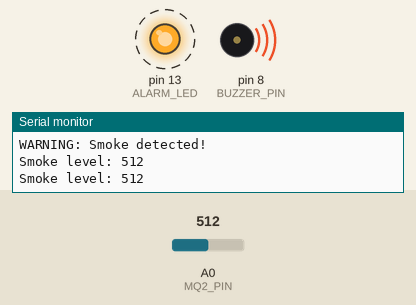
This sketch was run on a simulated Arduino Uno, built with avr-gcc and run on an emulated ATmega328P. On the bench: output pins drawn as LEDs (lit = HIGH), buzzer (waves = sounding, pin HIGH), the last lines printed to the serial monitor. Dashed ring = blinking. The test bench sets the inputs (shaded band); at power-on: A0 (MQ2_PIN) = 512.

Above: at 1.4 s.
1.5 s: A0 (MQ2_PIN) set to 362
4.7 s: A0 (MQ2_PIN) set to 335
At 5.8 s:
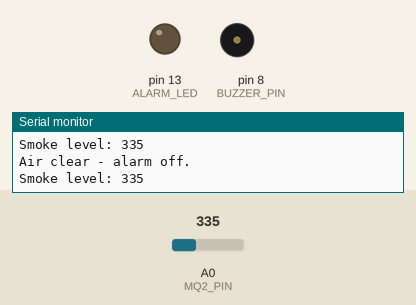
6.3 s: A0 (MQ2_PIN) set to 392
7.8 s: A0 (MQ2_PIN) set to 409
At 7.98 s:
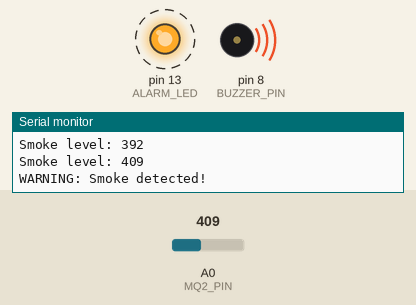
11.0 s: A0 (MQ2_PIN) set to 340
At 12.0 s:
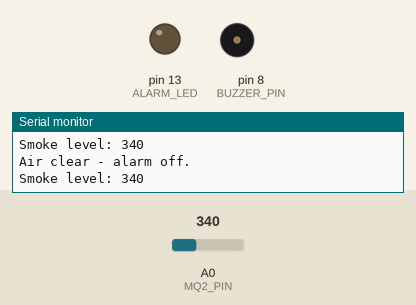
Timing chart, 0 to 13.6 s (numbered marks = the images above; inputs shaded):
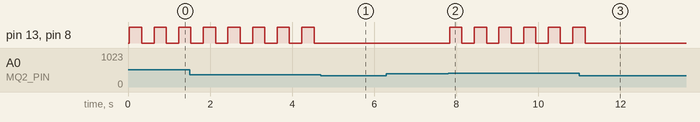

Measured:
- the behaviour switches between 350 and 349 on A0 (MQ2_PIN) (found by bisection; images 0 and 1)
- the behaviour switches between 400 and 401 on A0 (MQ2_PIN) (found by bisection; images 1 and 2)
- after the input at 4.7 s, pin 13 (ALARM_LED), pin 8 (BUZZER_PIN): stops changing and stays LOW
- after the input at 7.8 s, pin 13 (ALARM_LED), pin 8 (BUZZER_PIN): alternates HIGH for 0.30 s and LOW for 0.30 s, starting at once
- after the input at 11.0 s, pin 13 (ALARM_LED), pin 8 (BUZZER_PIN): goes on until 11.1 s, then stays LOW
- by itself, pin 13 (ALARM_LED), pin 8 (BUZZER_PIN): alternates HIGH for 0.30 s and LOW for 0.30 s

The sketch:

smoke-fire-alarm.ino
```cpp
/*
  Smoke / Fire Alarm
  ------------------
  MQ-2 sensor watches for smoke. Above the threshold the buzzer
  sounds and the alarm LED flashes until the air clears.
  Buzzer and LED are OFF on startup (safe default).
  Note: the MQ-2 needs 1-2 minutes to warm up after power-on.
  This is a warning device, not a certified fire alarm.

  Wiring:
    MQ-2 A0 : A0
    MQ-2 VCC: 5V, MQ-2 GND: GND
    Buzzer  : D8 (active buzzer, + to D8, - to GND)
    Alarm LED: D13 (through a 220 ohm resistor to GND)
*/

// ---- Pin definitions ----
const int MQ2_PIN   = A0;  // MQ-2 analog output
const int BUZZER_PIN = 8;  // Buzzer
const int ALARM_LED  = 13; // Alarm LED

// ---- Thresholds (0-1023). Tune from clean-air baseline. ----
// Alarm ON above ALARM_THRESHOLD, OFF below CLEAR_THRESHOLD.
const int ALARM_THRESHOLD = 400;
const int CLEAR_THRESHOLD = 350;

bool alarmOn = false;

void setup() {
  pinMode(BUZZER_PIN, OUTPUT);
  pinMode(ALARM_LED, OUTPUT);

  // Safe defaults: buzzer and LED OFF on startup.
  digitalWrite(BUZZER_PIN, LOW);
  digitalWrite(ALARM_LED, LOW);

  Serial.begin(9600);
  Serial.println("Smoke alarm warming up - please wait 1-2 minutes...");
}

void loop() {
  int smokeLevel = analogRead(MQ2_PIN);
  Serial.print("Smoke level: ");
  Serial.println(smokeLevel);

  if (!alarmOn && smokeLevel > ALARM_THRESHOLD) {
    alarmOn = true;
    Serial.println("WARNING: Smoke detected!");
  } else if (alarmOn && smokeLevel < CLEAR_THRESHOLD) {
    alarmOn = false;
    digitalWrite(BUZZER_PIN, LOW);
    digitalWrite(ALARM_LED, LOW);
    Serial.println("Air clear - alarm off.");
  }

  if (alarmOn) {
    // Sound the buzzer and flash the LED.
    digitalWrite(BUZZER_PIN, HIGH);
    digitalWrite(ALARM_LED, HIGH);
    delay(300);
    digitalWrite(BUZZER_PIN, LOW);
    digitalWrite(ALARM_LED, LOW);
    delay(300);
  } else {
    delay(500);
  }
}
```
